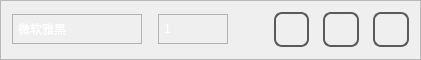
           <widget class="QFrame" name="frame_8">
            <property name="minimumSize">
             <size>
              <width>0</width>
              <height>40</height>
             </size>
            </property>
            <property name="maximumSize">
             <size>
              <width>16777215</width>
              <height>60</height>
             </size>
            </property>
            <property name="styleSheet">
             <string notr="true"/>
            </property>
            <property name="frameShape">
             <enum>QFrame::StyledPanel</enum>
            </property>
            <property name="frameShadow">
             <enum>QFrame::Raised</enum>
            </property>
            <layout class="QGridLayout" name="gridLayout_3">
             <property name="topMargin">
              <number>6</number>
             </property>
             <property name="rightMargin">
              <number>6</number>
             </property>
             <property name="bottomMargin">
              <number>6</number>
             </property>
             <property name="horizontalSpacing">
              <number>6</number>
             </property>
             <property name="verticalSpacing">
              <number>4</number>
             </property>
             <item row="0" column="10">
              <spacer name="horizontalSpacer_8">
               <property name="orientation">
                <enum>Qt::Horizontal</enum>
               </property>
               <property name="sizeType">
                <enum>QSizePolicy::Fixed</enum>
               </property>
               <property name="sizeHint" stdset="0">
                <size>
                 <width>5</width>
                 <height>20</height>
                </size>
               </property>
              </spacer>
             </item>
             <item row="0" column="7">
              <widget class="QPushButton" name="pushButton_14">
               <property name="minimumSize">
                <size>
                 <width>35</width>
                 <height>35</height>
                </size>
               </property>
               <property name="maximumSize">
                <size>
                 <width>40</width>
                 <height>16777215</height>
                </size>
               </property>
               <property name="styleSheet">
                <string notr="true">QPushButton {
    /* 基础样式 */
    background: qlineargradient(x1:0, y1:0, x2:0, y2:1,
                              stop:0 #2d2d2d, stop:1 #404040);  /* 黑灰渐变背景 */
    border: 2px solid #5a5a5a;              /* 深灰色边框 */
    border-radius: 8px;                      /* 圆角半径 */
    color: white;                            /* 白色字体 */
    font: bold 14px &quot;Segoe UI&quot;;             /* 字体设置 */
}
 
/* 悬停效果 */
QPushButton:hover {
    background: qlineargradient(x1:0, y1:0, x2:0, y2:1,
                              stop:0 #404040, stop:1 #4d4d4d);  /* 浅灰渐变 */
    border-color: #707070;                   /* 浅灰边框 */
}
 
/* 按下效果 */
QPushButton:pressed {
    background: qlineargradient(x1:0, y1:0, x2:0, y2:1,
                              stop:0 #212121, stop:1 #303030);  /* 深灰渐变 */
    border-color: #3d3d3d;                   /* 暗灰色边框 */
    padding-top: 3px;                        /* 模拟按压下沉效果 */
    padding-left: 5px;
}
 
/* 禁用状态 */
QPushButton:disabled {
    background: #3a3a3a;                     /* 禁用背景色 */
    color: #a0a0a0;                         /* 灰色字体 */
    border-color: #4a4a4a;
}</string>
               </property>
               <property name="text">
                <string/>
               </property>
               <property name="icon">
                <iconset resource="../../icons.qrc">
                 <normaloff>:/new/prefix1/icons/italic.svg</normaloff>:/new/prefix1/icons/italic.svg</iconset>
               </property>
               <property name="iconSize">
                <size>
                 <width>20</width>
                 <height>20</height>
                </size>
               </property>
              </widget>
             </item>
             <item row="0" column="2" colspan="2">
              <widget class="QComboBox" name="comboBox_3">
               <property name="minimumSize">
                <size>
                 <width>70</width>
                 <height>30</height>
                </size>
               </property>
               <property name="maximumSize">
                <size>
                 <width>70</width>
                 <height>16777215</height>
                </size>
               </property>
               <property name="styleSheet">
                <string notr="true">QComboBox {
    border: 1px solid #b3b3b3;  /* 默认透明边框 */
    background: transparent;        /* 背景透明 */
    color: white;                   /* 字体白色 */
    padding: 2px 15px 2px 5px;      /* 调整文本与箭头间距 */
	
	font: 25 10pt &quot;Microsoft YaHei UI&quot;;
}

/* 鼠标悬停效果 */
QComboBox:hover {
    border: 1px solid #00b6ff;      /* 悬停时蓝色边框 */
}

/* 下拉框展开时的状态 */
QComboBox:on { 
    border: 1px solid #00b6ff;      /* 点击展开时蓝色边框 */
}

/* 下拉箭头样式 */
QComboBox::drop-down {
    subcontrol-origin: padding;
    subcontrol-position: right;
    width: 15px;
    border-left: 1px solid transparent; /* 隐藏原分割线 */
}

QComboBox::down-arrow {
    image: url(:/new/prefix1/icons/down.svg);  /* 自定义白色箭头图标 */
    width: 10px;
    height: 10px;
}
/* 下拉列表视图 */
QComboBox QAbstractItemView {
    border: 1px solid #00b6ff;      /* 下拉框边框颜色 */
    background: rgba(0, 0, 0, 200); /* 半透明黑色背景 */
    color: white;                   /* 选项文字白色 */
    selection-background-color: #00b6ff; /* 选中项背景色 */
    outline: 0px;                   /* 去除选中虚线框 */
}

/* 下拉项悬停效果 */
QComboBox QAbstractItemView::item:hover {
    background-color: rgba(0, 182, 255, 50); /* 半透明蓝色背景 */
}</string>
               </property>
               <item>
                <property name="text">
                 <string>1</string>
                </property>
               </item>
               <item>
                <property name="text">
                 <string>2</string>
                </property>
               </item>
               <item>
                <property name="text">
                 <string>3</string>
                </property>
               </item>
               <item>
                <property name="text">
                 <string>4</string>
                </property>
               </item>
               <item>
                <property name="text">
                 <string>5</string>
                </property>
               </item>
               <item>
                <property name="text">
                 <string>6</string>
                </property>
               </item>
               <item>
                <property name="text">
                 <string>7</string>
                </property>
               </item>
               <item>
                <property name="text">
                 <string>8</string>
                </property>
               </item>
               <item>
                <property name="text">
                 <string>9</string>
                </property>
               </item>
              </widget>
             </item>
             <item row="0" column="0">
              <widget class="QComboBox" name="comboBox_2">
               <property name="minimumSize">
                <size>
                 <width>130</width>
                 <height>30</height>
                </size>
               </property>
               <property name="maximumSize">
                <size>
                 <width>130</width>
                 <height>16777215</height>
                </size>
               </property>
               <property name="styleSheet">
                <string notr="true">QComboBox {
    border: 1px solid #b3b3b3;  /* 默认透明边框 */
    background: transparent;        /* 背景透明 */
    color: white;                   /* 字体白色 */
    padding: 2px 15px 2px 5px;      /* 调整文本与箭头间距 */
	
	font: 25 10pt &quot;Microsoft YaHei UI&quot;;
}

/* 鼠标悬停效果 */
QComboBox:hover {
    border: 1px solid #00b6ff;      /* 悬停时蓝色边框 */
}

/* 下拉框展开时的状态 */
QComboBox:on { 
    border: 1px solid #00b6ff;      /* 点击展开时蓝色边框 */
}

/* 下拉箭头样式 */
QComboBox::drop-down {
    subcontrol-origin: padding;
    subcontrol-position: right;
    width: 15px;
    border-left: 1px solid transparent; /* 隐藏原分割线 */
}

QComboBox::down-arrow {
    image: url(:/new/prefix1/icons/down.svg);  /* 自定义白色箭头图标 */
    width: 10px;
    height: 10px;
}
/* 下拉列表视图 */
QComboBox QAbstractItemView {
    border: 1px solid #00b6ff;      /* 下拉框边框颜色 */
    background: rgba(0, 0, 0, 200); /* 半透明黑色背景 */
    color: white;                   /* 选项文字白色 */
    selection-background-color: #00b6ff; /* 选中项背景色 */
    outline: 0px;                   /* 去除选中虚线框 */
}

/* 下拉项悬停效果 */
QComboBox QAbstractItemView::item:hover {
    background-color: rgba(0, 182, 255, 50); /* 半透明蓝色背景 */
}</string>
               </property>
               <item>
                <property name="text">
                 <string>微软雅黑</string>
                </property>
               </item>
               <item>
                <property name="text">
                 <string>宋体</string>
                </property>
               </item>
               <item>
                <property name="text">
                 <string>黑体</string>
                </property>
               </item>
               <item>
                <property name="text">
                 <string>楷体</string>
                </property>
               </item>
               <item>
                <property name="text">
                 <string>仿宋</string>
                </property>
               </item>
               <item>
                <property name="text">
                 <string>Arial </string>
                </property>
               </item>
               <item>
                <property name="text">
                 <string>Times New Roman </string>
                </property>
               </item>
               <item>
                <property name="text">
                 <string>Calibri </string>
                </property>
               </item>
               <item>
                <property name="text">
                 <string>Consolas</string>
                </property>
               </item>
               <item>
                <property name="text">
                 <string>Verdana</string>
                </property>
               </item>
              </widget>
             </item>
             <item row="0" column="8">
              <spacer name="horizontalSpacer_4">
               <property name="orientation">
                <enum>Qt::Horizontal</enum>
               </property>
               <property name="sizeType">
                <enum>QSizePolicy::Fixed</enum>
               </property>
               <property name="sizeHint" stdset="0">
                <size>
                 <width>8</width>
                 <height>20</height>
                </size>
               </property>
              </spacer>
             </item>
             <item row="0" column="6">
              <spacer name="horizontalSpacer">
               <property name="orientation">
                <enum>Qt::Horizontal</enum>
               </property>
               <property name="sizeType">
                <enum>QSizePolicy::Fixed</enum>
               </property>
               <property name="sizeHint" stdset="0">
                <size>
                 <width>8</width>
                 <height>20</height>
                </size>
               </property>
              </spacer>
             </item>
             <item row="0" column="4">
              <spacer name="horizontalSpacer_6">
               <property name="orientation">
                <enum>Qt::Horizontal</enum>
               </property>
               <property name="sizeHint" stdset="0">
                <size>
                 <width>40</width>
                 <height>20</height>
                </size>
               </property>
              </spacer>
             </item>
             <item row="0" column="5">
              <widget class="QPushButton" name="pushButton_12">
               <property name="minimumSize">
                <size>
                 <width>35</width>
                 <height>35</height>
                </size>
               </property>
               <property name="maximumSize">
                <size>
                 <width>40</width>
                 <height>16777215</height>
                </size>
               </property>
               <property name="font">
                <font>
                 <family>Segoe UI</family>
                 <pointsize>-1</pointsize>
                 <weight>75</weight>
                 <italic>false</italic>
                 <bold>true</bold>
                </font>
               </property>
               <property name="styleSheet">
                <string notr="true">QPushButton {
    /* 基础样式 */
    background: qlineargradient(x1:0, y1:0, x2:0, y2:1,
                              stop:0 #2d2d2d, stop:1 #404040);  /* 黑灰渐变背景 */
    border: 2px solid #5a5a5a;              /* 深灰色边框 */
    border-radius: 8px;                      /* 圆角半径 */
    color: white;                            /* 白色字体 */
    font: bold 14px &quot;Segoe UI&quot;;             /* 字体设置 */
}
 
/* 悬停效果 */
QPushButton:hover {
    background: qlineargradient(x1:0, y1:0, x2:0, y2:1,
                              stop:0 #404040, stop:1 #4d4d4d);  /* 浅灰渐变 */
    border-color: #707070;                   /* 浅灰边框 */
}
 
/* 按下效果 */
QPushButton:pressed {
    background: qlineargradient(x1:0, y1:0, x2:0, y2:1,
                              stop:0 #212121, stop:1 #303030);  /* 深灰渐变 */
    border-color: #3d3d3d;                   /* 暗灰色边框 */
    padding-top: 3px;                        /* 模拟按压下沉效果 */
    padding-left: 5px;
}
 
/* 禁用状态 */
QPushButton:disabled {
    background: #3a3a3a;                     /* 禁用背景色 */
    color: #a0a0a0;                         /* 灰色字体 */
    border-color: #4a4a4a;
}</string>
               </property>
               <property name="text">
                <string/>
               </property>
               <property name="icon">
                <iconset resource="../../icons.qrc">
                 <normaloff>:/new/prefix1/icons/bold.svg</normaloff>:/new/prefix1/icons/bold.svg</iconset>
               </property>
               <property name="iconSize">
                <size>
                 <width>20</width>
                 <height>20</height>
                </size>
               </property>
              </widget>
             </item>
             <item row="0" column="9">
              <widget class="QPushButton" name="pushButton_15">
               <property name="minimumSize">
                <size>
                 <width>35</width>
                 <height>35</height>
                </size>
               </property>
               <property name="maximumSize">
                <size>
                 <width>40</width>
                 <height>16777215</height>
                </size>
               </property>
               <property name="styleSheet">
                <string notr="true">QPushButton {
    /* 基础样式 */
    background: qlineargradient(x1:0, y1:0, x2:0, y2:1,
                              stop:0 #2d2d2d, stop:1 #404040);  /* 黑灰渐变背景 */
    border: 2px solid #5a5a5a;              /* 深灰色边框 */
    border-radius: 8px;                      /* 圆角半径 */
    color: white;                            /* 白色字体 */
    font: bold 14px &quot;Segoe UI&quot;;             /* 字体设置 */
}
 
/* 悬停效果 */
QPushButton:hover {
    background: qlineargradient(x1:0, y1:0, x2:0, y2:1,
                              stop:0 #404040, stop:1 #4d4d4d);  /* 浅灰渐变 */
    border-color: #707070;                   /* 浅灰边框 */
}
 
/* 按下效果 */
QPushButton:pressed {
    background: qlineargradient(x1:0, y1:0, x2:0, y2:1,
                              stop:0 #212121, stop:1 #303030);  /* 深灰渐变 */
    border-color: #3d3d3d;                   /* 暗灰色边框 */
    padding-top: 3px;                        /* 模拟按压下沉效果 */
    padding-left: 5px;
}
 
/* 禁用状态 */
QPushButton:disabled {
    background: #3a3a3a;                     /* 禁用背景色 */
    color: #a0a0a0;                         /* 灰色字体 */
    border-color: #4a4a4a;
}</string>
               </property>
               <property name="text">
                <string/>
               </property>
               <property name="icon">
                <iconset resource="../../icons.qrc">
                 <normaloff>:/new/prefix1/icons/underline.svg</normaloff>:/new/prefix1/icons/underline.svg</iconset>
               </property>
               <property name="iconSize">
                <size>
                 <width>20</width>
                 <height>20</height>
                </size>
               </property>
              </widget>
             </item>
             <item row="0" column="1">
              <spacer name="horizontalSpacer_9">
               <property name="orientation">
                <enum>Qt::Horizontal</enum>
               </property>
               <property name="sizeType">
                <enum>QSizePolicy::Fixed</enum>
               </property>
               <property name="sizeHint" stdset="0">
                <size>
                 <width>10</width>
                 <height>20</height>
                </size>
               </property>
              </spacer>
             </item>
            </layout>
           </widget>
